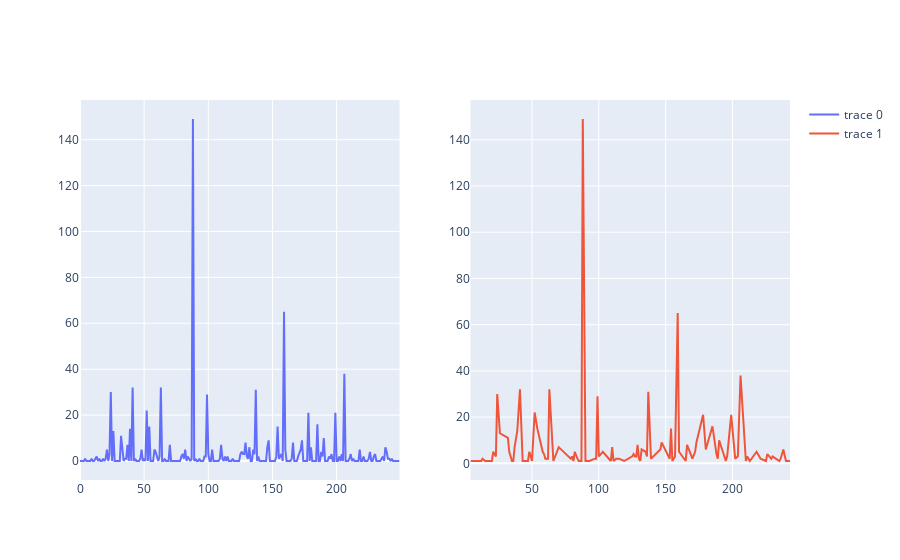

Notebook code cell kept with this figure:
### Markdown cell above
Confirmamos a alta recorrência do valor 0 na variável ao perceber que ela ocupa 56,8% da quantidade de entradas na variável.

### Code cell
from plotly.subplots import make_subplots
import plotly.graph_objects as go

fig = make_subplots(rows=1, cols=2)
fig.add_trace(go.Scatter(x=df.index, y=df.FISH_COUNT),row=1, col=1)
fig.add_trace(go.Scatter(x=df.query('FISH_COUNT != 0').index, y=df.query('FISH_COUNT != 0').FISH_COUNT),row=1, col=2)

### Figure 1 — Plotly figure (JSON) as saved in the notebook; plotly's stock layout.template omitted (floating-point values rounded to 4 significant figures; data arrays with more than 128 entries replaced by an {"elided": "..."} marker saying what was removed)
{"data": [{"type": "scatter", "x": {"elided": "250 int values"}, "xaxis": "x", "y": {"elided": "250 int values"}, "yaxis": "y"}, {"type": "scatter", "x": [4, 9, 12, 13, 15, 18, 20, 21, 23, 24, 26, 32, 33, 35, 36, 37, 39, 41, 43, 47, 48, 50, 52, 54, 58, 59, 60, 62, 63, 66, 70, 79, 80, 81, 82, 84, 85, 87, 88, 90, 93, 97, 98, 99, 100, 103, 109, 110, 111, 113, 115, 119, 125, 126, 127, 128, 129, 130, 131, 132, 135, 136, 137, 139, 146, 147, 153, 154, 155, 156, 157, 159, 160, 165, 166, 170, 171, 172, 173, 178, 180, 185, 188, 189, 190, 194, 195, 196, 199, 202, 204, 206, 210, 211, 213, 218, 221, 225, 226, 229, 230, 235, 236, 238, 239, 240, 241, 243], "xaxis": "x2", "y": [1, 1, 1, 2, 1, 1, 1, 5, 3, 30, 13, 11, 5, 1, 1, 7, 14, 32, 1, 1, 5, 1, 22, 15, 5, 4, 2, 2, 32, 1, 7, 2, 3, 1, 5, 2, 1, 1, 149, 1, 1, 2, 2, 29, 3, 5, 1, 7, 1, 2, 2, 1, 3, 4, 3, 3, 8, 2, 1, 6, 5, 3, 31, 2, 6, 9, 2, 15, 1, 2, 3, 65, 5, 1, 8, 2, 4, 5, 9, 21, 6, 16, 4, 2, 10, 2, 1, 3, 21, 2, 3, 38, 1, 3, 1, 5, 2, 1, 4, 2, 3, 1, 2, 6, 4, 1, 1, 1], "yaxis": "y2"}], "layout": {"xaxis": {"anchor": "y", "domain": [0, 0.45]}, "xaxis2": {"anchor": "y2", "domain": [0.55, 1]}, "yaxis": {"anchor": "x", "domain": [0, 1]}, "yaxis2": {"anchor": "x2", "domain": [0, 1]}}}
